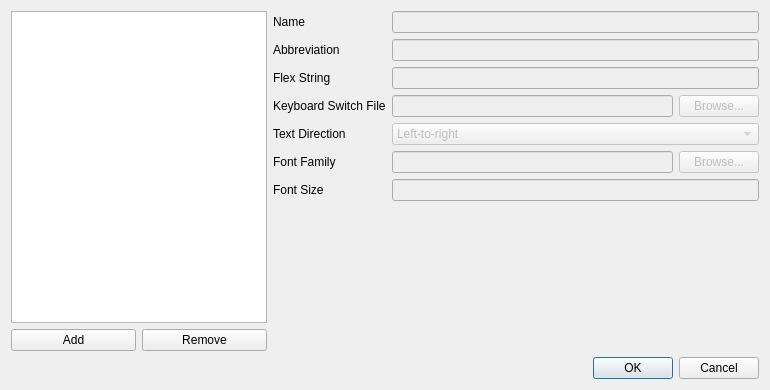
<?xml version="1.0" encoding="UTF-8"?>
<ui version="4.0">
 <class>WritingSystemsEditDialog</class>
 <widget class="QDialog" name="WritingSystemsEditDialog">
  <property name="geometry">
   <rect>
    <x>0</x>
    <y>0</y>
    <width>770</width>
    <height>390</height>
   </rect>
  </property>
  <property name="windowTitle">
   <string>Writing Systems</string>
  </property>
  <layout class="QVBoxLayout" name="verticalLayout">
   <item>
    <layout class="QHBoxLayout" name="horizontalLayout" stretch="0,4">
     <item>
      <layout class="QVBoxLayout" name="verticalLayout_2">
       <item>
        <widget class="QListView" name="listView"/>
       </item>
       <item>
        <layout class="QHBoxLayout" name="horizontalLayout_4">
         <item>
          <widget class="QPushButton" name="addButton">
           <property name="text">
            <string>Add</string>
           </property>
          </widget>
         </item>
         <item>
          <widget class="QPushButton" name="removeButton">
           <property name="text">
            <string>Remove</string>
           </property>
          </widget>
         </item>
        </layout>
       </item>
      </layout>
     </item>
     <item>
      <layout class="QFormLayout" name="formLayout">
       <item row="0" column="0">
        <widget class="QLabel" name="nameLabel">
         <property name="text">
          <string>Name</string>
         </property>
        </widget>
       </item>
       <item row="0" column="1">
        <widget class="QLineEdit" name="nameLineEdit">
         <property name="enabled">
          <bool>false</bool>
         </property>
        </widget>
       </item>
       <item row="1" column="0">
        <widget class="QLabel" name="abbreviationLabel">
         <property name="text">
          <string>Abbreviation</string>
         </property>
        </widget>
       </item>
       <item row="1" column="1">
        <widget class="QLineEdit" name="abbreviationLineEdit">
         <property name="enabled">
          <bool>false</bool>
         </property>
        </widget>
       </item>
       <item row="2" column="0">
        <widget class="QLabel" name="flexStringLabel">
         <property name="text">
          <string>Flex String</string>
         </property>
        </widget>
       </item>
       <item row="2" column="1">
        <widget class="QLineEdit" name="flexStringLineEdit">
         <property name="enabled">
          <bool>false</bool>
         </property>
        </widget>
       </item>
       <item row="5" column="0">
        <widget class="QLabel" name="keyboardSwitchFileLabel">
         <property name="text">
          <string>Keyboard Switch File</string>
         </property>
        </widget>
       </item>
       <item row="5" column="1">
        <layout class="QHBoxLayout" name="horizontalLayout_2">
         <item>
          <widget class="QLineEdit" name="keyboardSwitchFileLineEdit">
           <property name="enabled">
            <bool>false</bool>
           </property>
          </widget>
         </item>
         <item>
          <widget class="QPushButton" name="keyboardBrowseButton">
           <property name="enabled">
            <bool>false</bool>
           </property>
           <property name="text">
            <string>Browse...</string>
           </property>
          </widget>
         </item>
        </layout>
       </item>
       <item row="7" column="0">
        <widget class="QLabel" name="textDirectionLabel">
         <property name="text">
          <string>Text Direction</string>
         </property>
        </widget>
       </item>
       <item row="7" column="1">
        <widget class="QComboBox" name="textDirectionComboBox">
         <property name="enabled">
          <bool>false</bool>
         </property>
         <item>
          <property name="text">
           <string>Left-to-right</string>
          </property>
         </item>
         <item>
          <property name="text">
           <string>Right-to-left</string>
          </property>
         </item>
        </widget>
       </item>
       <item row="8" column="0">
        <widget class="QLabel" name="fontFamilyLabel">
         <property name="text">
          <string>Font Family</string>
         </property>
        </widget>
       </item>
       <item row="9" column="0">
        <widget class="QLabel" name="fontSizeLabel">
         <property name="text">
          <string>Font Size</string>
         </property>
        </widget>
       </item>
       <item row="9" column="1">
        <widget class="QLineEdit" name="fontSizeLineEdit">
         <property name="enabled">
          <bool>false</bool>
         </property>
        </widget>
       </item>
       <item row="8" column="1">
        <layout class="QHBoxLayout" name="horizontalLayout_3">
         <item>
          <widget class="QLineEdit" name="fontFamilyLineEdit">
           <property name="enabled">
            <bool>false</bool>
           </property>
          </widget>
         </item>
         <item>
          <widget class="QPushButton" name="fontBrowseButton">
           <property name="enabled">
            <bool>false</bool>
           </property>
           <property name="text">
            <string>Browse...</string>
           </property>
          </widget>
         </item>
        </layout>
       </item>
      </layout>
     </item>
    </layout>
   </item>
   <item>
    <widget class="QDialogButtonBox" name="buttonBox">
     <property name="orientation">
      <enum>Qt::Horizontal</enum>
     </property>
     <property name="standardButtons">
      <set>QDialogButtonBox::Cancel|QDialogButtonBox::Ok</set>
     </property>
    </widget>
   </item>
  </layout>
 </widget>
 <resources/>
 <connections>
  <connection>
   <sender>buttonBox</sender>
   <signal>accepted()</signal>
   <receiver>WritingSystemsEditDialog</receiver>
   <slot>accept()</slot>
   <hints>
    <hint type="sourcelabel">
     <x>248</x>
     <y>254</y>
    </hint>
    <hint type="destinationlabel">
     <x>157</x>
     <y>274</y>
    </hint>
   </hints>
  </connection>
  <connection>
   <sender>buttonBox</sender>
   <signal>rejected()</signal>
   <receiver>WritingSystemsEditDialog</receiver>
   <slot>reject()</slot>
   <hints>
    <hint type="sourcelabel">
     <x>316</x>
     <y>260</y>
    </hint>
    <hint type="destinationlabel">
     <x>286</x>
     <y>274</y>
    </hint>
   </hints>
  </connection>
 </connections>
</ui>
